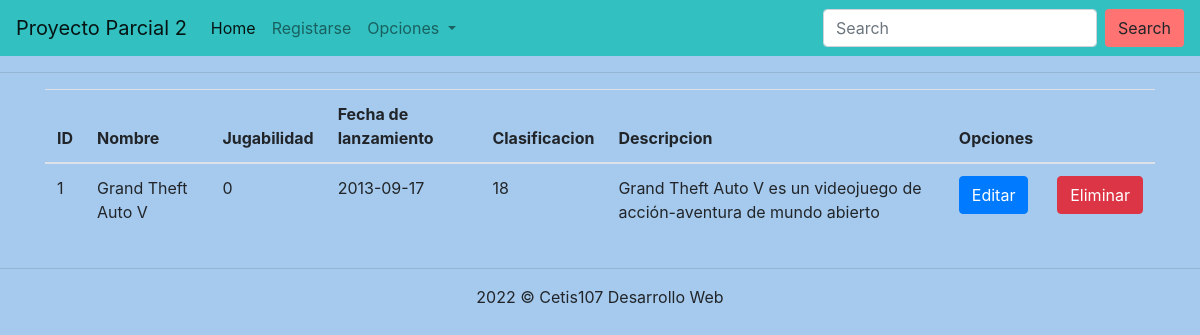
The app's page /resultadoBusqueda.php?termino=Grand Theft Auto V, older data.
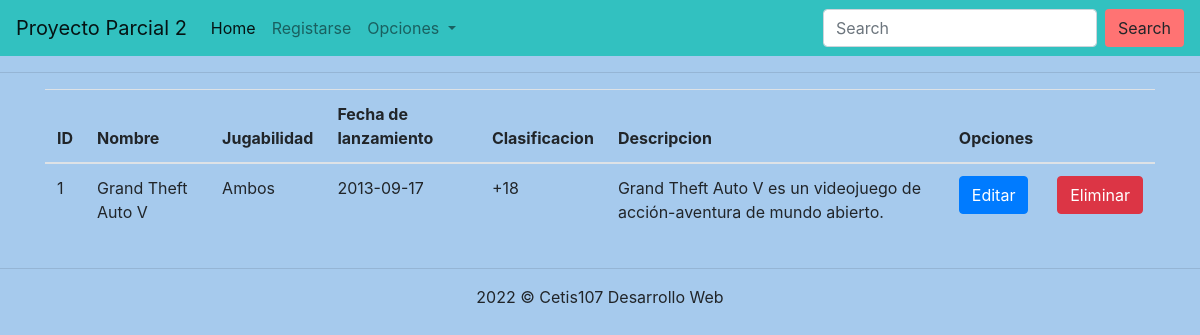
The same page, newer data.
### tables this page shows
CREATE TABLE `juegos` (
  `id` int(11) NOT NULL,
  `nombre` varchar(100) NOT NULL,
  `jugabilidad` varchar(30) NOT NULL,
  `fecha_lanzamiento` date NOT NULL,
  `clasificacion` varchar(30) NOT NULL,
  `descripcion` varchar(300) NOT NULL
);

### resultadoBusqueda.php (the view, shortened to what this page needs)
<!DOCTYPE html>
<html lang="en">
<head>
    <link rel="stylesheet" href="css/bootstrap.css">
</head>
<body style="background-color: #a6caed;">
    <?php
        include 'conexion.php';
        include 'menu.php';
    ?>
        <hr>
        <div class="container">
        <div class="row">
        <div class="col-12">
    <?php
        if ($_GET["termino"]=="") {
    ?>
    <br>
    </div>
    <div class="alert alert-danger">No existen registros con ese término de búsqueda</div>
    <?php } else {
        $sql="SELECT * FROM juegos WHERE nombre LIKE '%" . $_GET["termino"]."%'";
        $juegos = $conexion->query($sql);
        if ($juegos->num_rows==0) {
            echo "<div class='alert alert-danger'>No existe registros con ese término de búsqueda</div><br>";
        } else {
    ?>
    <table class="table table-horver">
        <thead>
            <th>ID</th>
            <th>Nombre</th>
            <th>Jugabilidad</th>
            <th>Fecha de lanzamiento</th>
            <th>Clasificacion</th>
            <th>Descripcion</th>
            <th>Opciones</th>
            <th></th>
        </thead>
        <tbody>
        <?php while($row = $juegos->fetch_assoc()) { ?>
            <tr>
            <td><?php echo $row["id"]; ?></td>
                <td><?php echo $row["nombre"]; ?></td>
                <td><?php echo $row["jugabilidad"]; ?></td>
                <td><?php echo $row["fecha_lanzamiento"]; ?></td>
                <td><?php echo $row["clasificacion"]; ?></td>
                <td><?php echo $row["descripcion"]; ?></td>
                <td>
                <a href="actualizarRegistro.php?id=<?php echo $row["id"]; ?>" class="btn btn-primary">Editar</a>
                </td>
                <td>
                <a href="eliminarDatos.php?id=<?php echo $row["id"]; ?>" class="btn btn-danger">Eliminar</a>
                </td>
            </tr>
            <?php }?>
        </tbody>
    </table>
    <?php }} ?>
        </div></div></div>
    <footer class="text-center">
        <hr>
        2022 &copy; Cetis107 Desarrollo Web
    </footer>
</body>
</html>

Row changes from the older to the newer data that the page shows:
changed juegos "Grand Theft Auto V": jugabilidad "0" → "Ambos"; clasificacion "18" → "+18"; descripcion "Grand Theft Auto V es un videojuego de acción-aventura de mundo abierto" → "Grand Theft Auto V es un videojuego de acción-aventura de mundo abierto."
